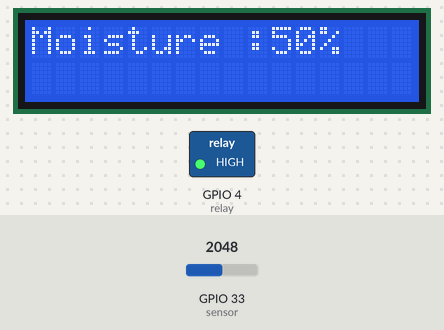
The sketch below on a simulated ESP32. Shown: 16×2 character LCD, switched loads named in the sketch (green lamp = pin HIGH). The test bench sets the inputs (shaded band); at power-on: GPIO 33 (sensor) = 2048. WiFi joins after 1.5 s; servers stay silent unless stated; no MQTT or app messages arrive unless stated; what the sketch prints to the serial monitor is not drawn.

Above: at 6.0 s.
6.1 s: GPIO 33 (sensor) set to 2866
At 10.4 s:
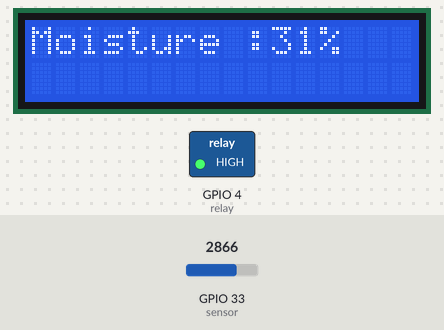
11.5 s: GPIO 33 (sensor) set to 3603
At 15.5 s:
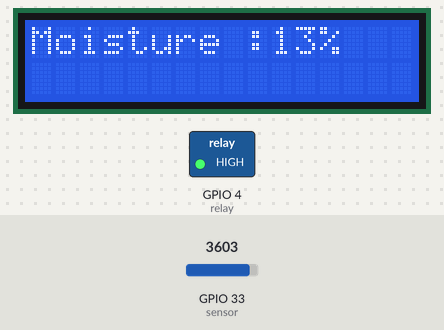
18.0 s: GPIO 33 (sensor) set to 4095
At 20.6 s:
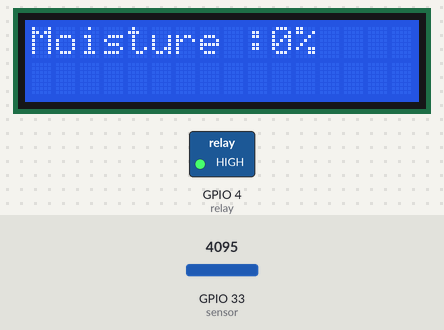
Timing chart, 0 to 22.1 s (numbered marks = the images above; inputs shaded):
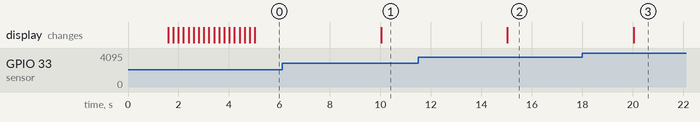

Measured:
- after the input at 6.1 s, the display: changes after 3.9 s (image 1)
- after the input at 11.5 s, the display: changes after 3.5 s (image 2)
- after the input at 18.0 s, the display: changes after 2.0 s (image 3)

The sketch:

code.ino
```cpp
#include <LiquidCrystal_I2C.h>
#include <Wire.h>
#include <WiFi.h> // For WiFi connection
#include <PubSubClient.h> // For MQTT client
#include <ArduinoJson.h> // For parsing JSON from UI commands (optional but good practice)

#define sensor 33
#define relay 4

// Initialize the LCD display
LiquidCrystal_I2C lcd(0x27, 16, 2);

// WiFi credentials
char ssid[] = ""; // CHANGE THIS
char pass[] = ""; // CHANGE THIS

// MQTT Broker details
const char* mqtt_server = "broker.hivemq.com"; // Public MQTT broker (for testing)
const int mqtt_port = 1883; // Default MQTT port
const char* mqtt_client_id = "ESP32_SmartWatering_Client";

// MQTT Topics
const char* MQTT_TOPIC_MOISTURE = "smartwatering/moisture";
const char* MQTT_TOPIC_MOTOR_CONTROL = "smartwatering/motor/control"; // UI publishes to this
const char* MQTT_TOPIC_MOTOR_STATUS = "smartwatering/motor/status"; // ESP32 publishes motor state

WiFiClient espClient;
PubSubClient client(espClient);

long lastMsg = 0;
char msg[50];
int value = 0;

void setup_wifi() {
  delay(10);
  Serial.println();
  Serial.print("Connecting to ");
  Serial.println(ssid);

  WiFi.begin(ssid, pass);

  while (WiFi.status() != WL_CONNECTED) {
    delay(500);
    Serial.print(".");
  }

  Serial.println("");
  Serial.println("WiFi connected");
  Serial.println("IP address: ");
  Serial.println(WiFi.localIP());
}

// Callback function for incoming MQTT messages (from UI)
void callback(char* topic, byte* payload, unsigned int length) {
  Serial.print("Message arrived [");
  Serial.print(topic);
  Serial.print("] ");
  String message = "";
  for (int i = 0; i < length; i++) {
    message += (char)payload[i];
  }
  Serial.println(message);

  // Check if the message is for motor control
  if (String(topic) == MQTT_TOPIC_MOTOR_CONTROL) {
    StaticJsonDocument<200> doc;
    DeserializationError error = deserializeJson(doc, message);

    if (error) {
      Serial.print(F("deserializeJson() failed: "));
      Serial.println(error.f_str());
      return;
    }

    String action = doc["action"];
    if (action == "on") {
      digitalWrite(relay, LOW); // Motor ON
      lcd.setCursor(0, 1);
      lcd.print("Motor is ON ");
      Serial.println("Motor turned ON");
      client.publish(MQTT_TOPIC_MOTOR_STATUS, "{\"status\":\"on\"}"); // Publish current motor status
    } else if (action == "off") {
      digitalWrite(relay, HIGH); // Motor OFF
      lcd.setCursor(0, 1);
      lcd.print("Motor is OFF");
      Serial.println("Motor turned OFF");
      client.publish(MQTT_TOPIC_MOTOR_STATUS, "{\"status\":\"off\"}"); // Publish current motor status
    }
  }
}

void reconnect() {
  // Loop until we're reconnected
  while (!client.connected()) {
    Serial.print("Attempting MQTT connection...");
    // Attempt to connect
    if (client.connect(mqtt_client_id)) {
      Serial.println("connected");
      // Once connected, subscribe to the motor control topic
      client.subscribe(MQTT_TOPIC_MOTOR_CONTROL);
      Serial.print("Subscribed to: ");
      Serial.println(MQTT_TOPIC_MOTOR_CONTROL);
    } else {
      Serial.print("failed, rc=");
      Serial.print(client.state());
      Serial.println(" try again in 5 seconds");
      // Wait 5 seconds before retrying
      delay(5000);
    }
  }
}

void setup() {
  Serial.begin(115200);
  setup_wifi();

  client.setServer(mqtt_server, mqtt_port);
  client.setCallback(callback);

  lcd.init();
  lcd.backlight();
  pinMode(relay, OUTPUT);
  digitalWrite(relay, HIGH); // Ensure relay is OFF initially

  lcd.setCursor(1, 0);
  lcd.print("System Loading");
  for (int a = 0; a <= 15; a++) {
    lcd.setCursor(a, 1);
    lcd.print(".");
    delay(200);
  }
  lcd.clear();
}

// Get the soil moisture sensor values and publish
void publishSoilMoisture() {
  value = analogRead(sensor);
  value = map(value, 0, 4095, 0, 100);
  value = (value - 100) * -1; // Invert logic for better moisture reading (higher value = more moisture)

  // Construct JSON payload for moisture
  StaticJsonDocument<100> doc;
  doc["moisture"] = value;
  char jsonBuffer[100];
  serializeJson(doc, jsonBuffer);

  client.publish(MQTT_TOPIC_MOISTURE, jsonBuffer);
  Serial.print("Published moisture: ");
  Serial.println(jsonBuffer);

  lcd.setCursor(0, 0);
  lcd.print("Moisture :");
  lcd.print(value);
  lcd.print("%   "); // Added % for clarity
}

void loop() {
  if (!client.connected()) {
    reconnect();
  }
  client.loop(); // Must be called frequently to process incoming MQTT messages

  long now = millis();
  if (now - lastMsg > 5000) { // Publish moisture every 5 seconds
    lastMsg = now;
    publishSoilMoisture();
  }
  delay(10); // Small delay to avoid watchdog issues
}
```
